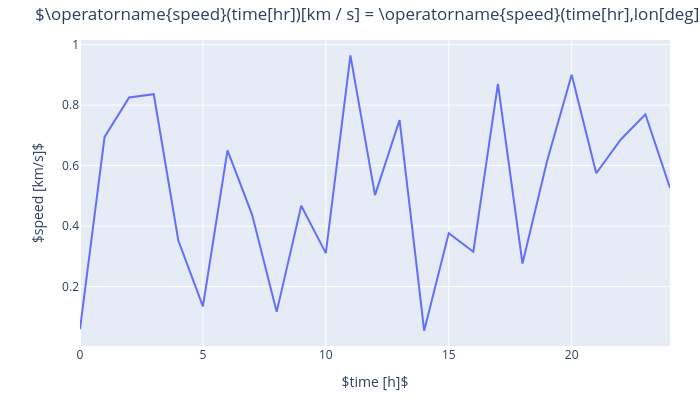

Notebook source saved alongside this figure:
### Code cell
# Idealized developer minutes: 5

from kamodo_ccmc.tools.functionalize import Functionalize_Dataset
import numpy as np

coord_dict = {'time': {'units': 'hr', 'data': np.linspace(0., 24., 25)},
              'lon': {'units': 'deg', 'data': np.linspace(-180., 180., 37)},
              'lat': {'units': 'deg', 'data': np.linspace(-90., 90., 19)}}
var_dict = {'speed': {'units': 'km/s', 'data': np.random.RandomState(1).rand(25, 37, 19)}}
kamodo_object = Functionalize_Dataset(coord_dict, var_dict)
kamodo_object.plot('speed', plot_partial={'speed': {'lon': 0.5, 'lat': -20.}})

### Figure 1 — Plotly figure (JSON) as saved in the notebook; plotly's stock layout.template omitted (floating-point values rounded to 4 significant figures)
{"data": [{"meta": "line", "name": "speed[km/s]", "type": "scatter", "x": [0, 1, 2, 3, 4, 5, 6, 7, 8, 9, 10, 11, 12, 13, 14, 15, 16, 17, 18, 19, 20, 21, 22, 23, 24], "y": [0.05916, 0.6949, 0.8253, 0.836, 0.3523, 0.1344, 0.6506, 0.4381, 0.1165, 0.4672, 0.3106, 0.9646, 0.5026, 0.7507, 0.0543, 0.3769, 0.3153, 0.8702, 0.2761, 0.6153, 0.9001, 0.5747, 0.6865, 0.7697, 0.5266]}], "layout": {"autosize": false, "height": 400, "margin": {"b": 32, "pad": 0, "r": 30, "t": 40}, "title": {"text": "$\\operatorname{speed}(time[hr])[km / s] = \\operatorname{speed}(time[hr],lon[deg],lat[deg])[km / s] = \\lambda{\\left(time,lon,lat \\right)}, lon = 0.5,lat = -20.0$"}, "width": 700, "xaxis": {"autorange": true, "range": [0, 24], "title": {"text": "$time [h]$"}, "type": "linear"}, "yaxis": {"autorange": true, "range": [0.003722, 1.015], "title": {"text": "$speed [km/s]$"}, "type": "linear"}}}
